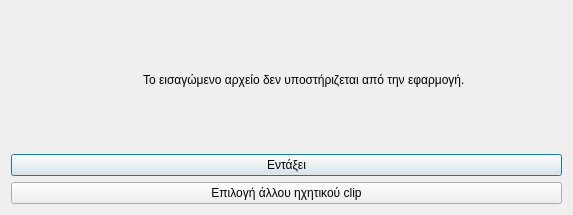
<?xml version="1.0" encoding="UTF-8"?>
<ui version="4.0">
 <class>Dialog</class>
 <widget class="QDialog" name="Dialog">
  <property name="geometry">
   <rect>
    <x>0</x>
    <y>0</y>
    <width>573</width>
    <height>215</height>
   </rect>
  </property>
  <property name="windowTitle">
   <string>Λάθος τύπος αρχείου</string>
  </property>
  <property name="windowIcon">
   <iconset resource="../../../icons.qrc">
    <normaloff>:/rest-windows/assets/images/rest-windows/information.png</normaloff>:/rest-windows/assets/images/rest-windows/information.png</iconset>
  </property>
  <layout class="QGridLayout" name="gridLayout">
   <item row="0" column="0">
    <widget class="QFrame" name="frame">
     <property name="styleSheet">
      <string notr="true">QFrame{border:0px;}</string>
     </property>
     <property name="frameShape">
      <enum>QFrame::StyledPanel</enum>
     </property>
     <property name="frameShadow">
      <enum>QFrame::Raised</enum>
     </property>
     <layout class="QHBoxLayout" name="horizontalLayout">
      <item>
       <widget class="QLabel" name="image_label">
        <property name="maximumSize">
         <size>
          <width>117</width>
          <height>117</height>
         </size>
        </property>
        <property name="text">
         <string/>
        </property>
        <property name="pixmap">
         <pixmap resource="../../../icons.qrc">:/rest-windows/assets/images/rest-windows/information.png</pixmap>
        </property>
        <property name="scaledContents">
         <bool>true</bool>
        </property>
       </widget>
      </item>
      <item>
       <widget class="QLabel" name="label">
        <property name="text">
         <string>Το εισαγώμενο αρχείο δεν υποστήριζεται από την εφαρμογή.</string>
        </property>
        <property name="alignment">
         <set>Qt::AlignJustify|Qt::AlignVCenter</set>
        </property>
       </widget>
      </item>
     </layout>
    </widget>
   </item>
   <item row="1" column="0">
    <widget class="QPushButton" name="ok">
     <property name="text">
      <string>Εντάξει</string>
     </property>
     <property name="icon">
      <iconset resource="../../../icons.qrc">
       <normaloff>:/rest-windows/assets/images/rest-windows/ok.png</normaloff>:/rest-windows/assets/images/rest-windows/ok.png</iconset>
     </property>
    </widget>
   </item>
   <item row="2" column="0">
    <widget class="QPushButton" name="choose_another_file">
     <property name="text">
      <string>Επιλογή άλλου ηχητικού clip</string>
     </property>
     <property name="icon">
      <iconset resource="../../../icons.qrc">
       <normaloff>:/main-window/assets/images/main-window/sound-clip.png</normaloff>:/main-window/assets/images/main-window/sound-clip.png</iconset>
     </property>
    </widget>
   </item>
  </layout>
 </widget>
 <tabstops>
  <tabstop>ok</tabstop>
  <tabstop>choose_another_file</tabstop>
 </tabstops>
 <resources>
  <include location="../../../icons.qrc"/>
  <include location="../../../icons.qrc"/>
  <include location="../../../icons.qrc"/>
  <include location="../../../icons.qrc"/>
 </resources>
 <connections/>
</ui>
